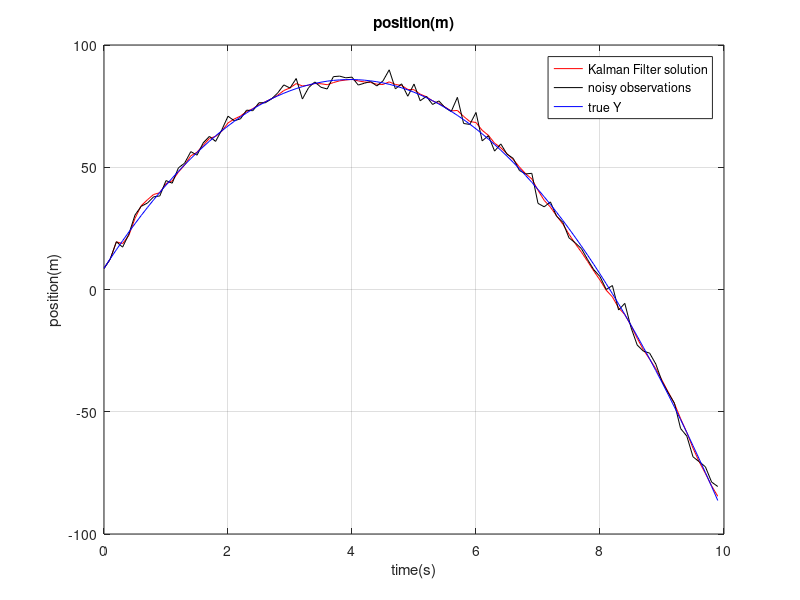
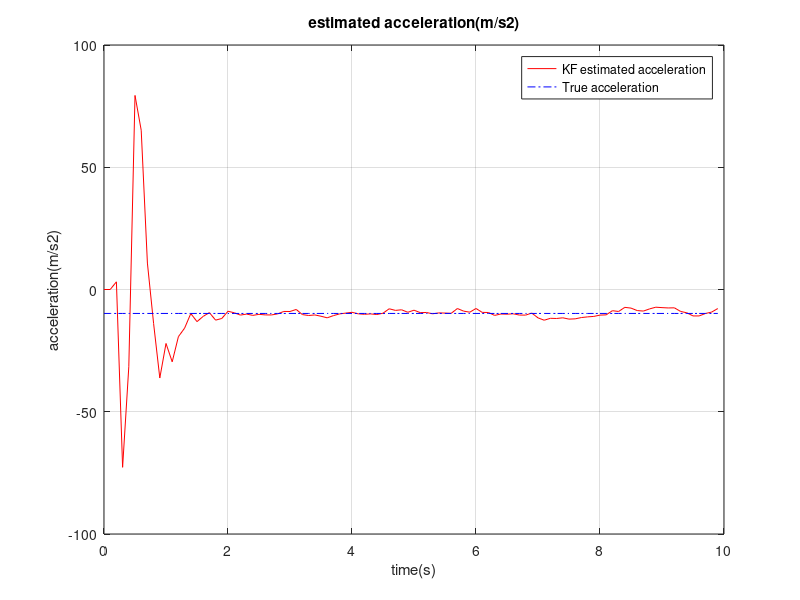
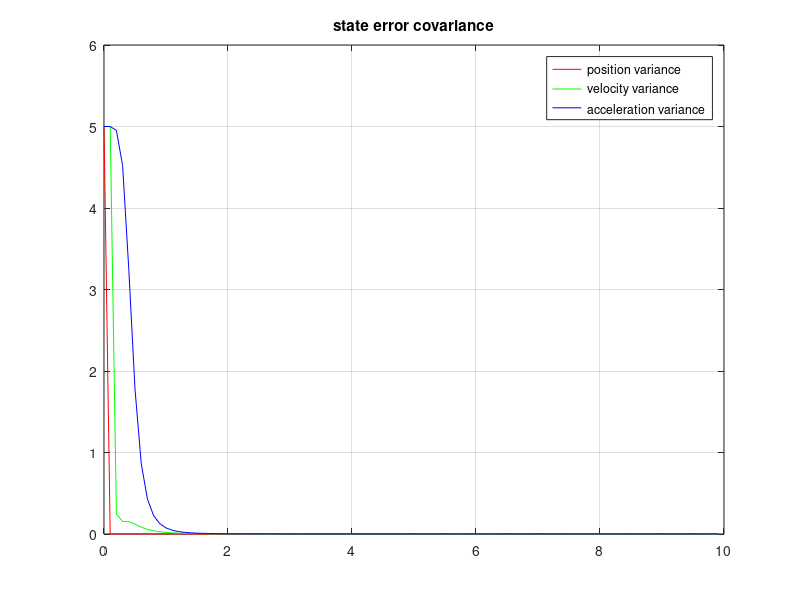

Recreate these plots in MATLAB, in order.
%{
 * Embedded Multisensor Systems (EMS) Laboratory
 * Director: Mohamed Atia
 *
 *  All Rights Reserved.
 *
 * NOTICE:  All information contained herein is, and remains the property of EMS and its Director,
 * The intellectual and technical concepts contained herein are proprietary to EMS and its Director,
 * Dissemination of this information or reproduction of this material
 * is strictly forbidden unless prior written permission is obtained
 * from EMS.
 */
%}

% Kalman Filter 1D motion Illustration Example
set(0,'DefaultFigureWindowStyle','docked');
close all;
clear;
clc;

% Parameters
observation_noise_std       =  25; %Used to add noise to observed y
system_noise_factor         = 0.01; %Used to scale Q matrix
measurement_noise_factor    = 0.001; %Used to scale R matrix

% --> Observed y (noisy) and time data
y_observed = [8.57,12.41,19.56,17.32,22.61,30.46,34.03,35.35,37.90,38.27,44.55,43.48,49.75,51.68,56.39,54.94,59.97,62.63,60.58,65.29,70.87,69.04,69.77,73.36,73.12,76.40,76.35,77.93,80.33,83.68,82.40,86.29,77.90,82.56,84.88,82.71,82.02,87.06,87.27,86.58,86.86,83.62,84.37,85.08,83.25,85.33,89.85,82.06,84.12,79.05,84.03,77.20,78.99,75.67,77.14,74.44,72.76,78.59,67.90,67.52,72.41,60.79,62.91,56.60,59.54,55.35,53.64,48.69,47.27,47.52,35.23,33.82,35.83,29.94,27.53,21.12,19.10,16.74,12.24,8.09,5.30,0.00,1.62,-8.40,-5.67,-15.54,-22.71,-25.22,-26.01,-30.49,-37.60,-42.26,-46.47,-56.87,-59.94,-68.43,-70.44,-72.51,-78.75,-80.58];
t = [0.00,0.10,0.20,0.30,0.40,0.50,0.60,0.70,0.80,0.90,1.00,1.10,1.20,1.30,1.40,1.50,1.60,1.70,1.80,1.90,2.00,2.10,2.20,2.30,2.40,2.50,2.60,2.70,2.80,2.90,3.00,3.10,3.20,3.30,3.40,3.50,3.60,3.70,3.80,3.90,4.00,4.10,4.20,4.30,4.40,4.50,4.60,4.70,4.80,4.90,5.00,5.10,5.20,5.30,5.40,5.50,5.60,5.70,5.80,5.90,6.00,6.10,6.20,6.30,6.40,6.50,6.60,6.70,6.80,6.90,7.00,7.10,7.20,7.30,7.40,7.50,7.60,7.70,7.80,7.90,8.00,8.10,8.20,8.30,8.40,8.50,8.60,8.70,8.80,8.90,9.00,9.10,9.20,9.30,9.40,9.50,9.60,9.70,9.80,9.90];
%--> True y
y_true = [8.71,12.55,16.29,19.93,23.48,26.92,30.27,33.52,36.68,39.73,42.69,45.55,48.31,50.97,53.54,56.01,58.38,60.65,62.82,64.90,66.88,68.76,70.54,72.22,73.81,75.30,76.69,77.98,79.17,80.27,81.27,82.17,82.97,83.68,84.29,84.79,85.21,85.52,85.73,85.85,85.87,85.79,85.62,85.34,84.97,84.50,83.93,83.27,82.50,81.64,80.68,79.62,78.47,77.21,75.86,74.41,72.87,71.22,69.48,67.64,65.70,63.66,61.53,59.29,56.96,54.53,52.01,49.38,46.66,43.84,40.92,37.91,34.79,31.58,28.27,24.86,21.36,17.75,14.05,10.25,6.36,2.36,-1.73,-5.92,-10.21,-14.60,-19.09,-23.67,-28.35,-33.13,-38.00,-42.98,-48.05,-53.22,-58.49,-63.86,-69.32,-74.88,-80.54,-86.30];

%--> Add more noise to the observed y (left to student)

%--> Initialization
true_initial_state =[8.7105; 38.8748; -9.7923];% initial position, initial velocity, and true acceleration
F = [0 1 0;0 0 1;0 0 0];
H = [1 0 0];
G = diag([0 0 1]);
Q = system_noise_factor*diag([1 1 1]);
R = measurement_noise_factor*1;
P(:,:,1) = diag([5; 5; 5;]);
x(1,1) = true_initial_state(1);
x(2,1) = true_initial_state(2);
x(3,1) = 0.0;
dT = mean(diff(t));
estimated_accel_bias = zeros(1,length(t));
P_p = zeros(1,length(t));
P_v = zeros(1,length(t));
P_a = zeros(1,length(t));
P_p(1) = P(1,1,1);
P_v(1) = P(2,2,1);
P_a(1) = P(3,3,1);

for i = 1:length(t)-1
    %--> KF Prediction
    % Calculate Transition Matrix
    Phi = eye(3,3) + F*dT;
    % Calculate System Noise Matrix
    Qd = dT^2*G*Q*G';
    % Predict States
    x(:,i+1) = Phi*x(:,i);
    % Predict State Error Covariance
    P(:,:,i+1) = Phi*P(:,:,i)*Phi' + Qd;
    %--> KF Update
    % Calculate Kalman Gain
    K = P(:,:,i+1)*H'/(H*P(:,:,i+1)*H'+R);
    % Update error covariance matrix P
    P(:,:,i+1) = P(:,:,i+1) - K*H*P(:,:,i+1);
    % Calculate error state
    error_states = K*(y_observed(i+1) - H*x(:,i+1));
    % Correct states
    x(:,i+1) = x(:,i+1) + error_states;
    %--> keep the error state covariance diagnoal elements for plots
    P_p(i+1) = P(1,1,i+1);
    P_v(i+1) = P(2,2,i+1);
    P_a(i+1) = P(3,3,i+1);
end

figure;
plot(t,x(1,1:end),'r');hold on;grid on;
plot(t,y_observed,'k');hold on;grid on;
plot(t,y_true,'b');
legend('Kalman Filter solution','noisy observations','true Y');
title('position(m)');xlabel ('time(s)');ylabel('position(m)');

figure;
plot(t,x(3,:),'r');hold on;grid on;
plot(t,true_initial_state(3)*ones(1,length(t)),'-.','color','b');
legend('KF estimated acceleration','True acceleration');
title('estimated acceleration(m/s2)');xlabel ('time(s)');ylabel('acceleration(m/s2)');

figure;
plot(t,P_p,'r');hold on;grid on;
plot(t,P_v,'g');hold on;grid on;
plot(t,P_a,'b');hold on;grid on;
legend('position variance','velocity variance','acceleration variance');
title('state error covariance');

RMSE    = sqrt(sum((y_true - x(1,:)).^2)/numel(y_true))
